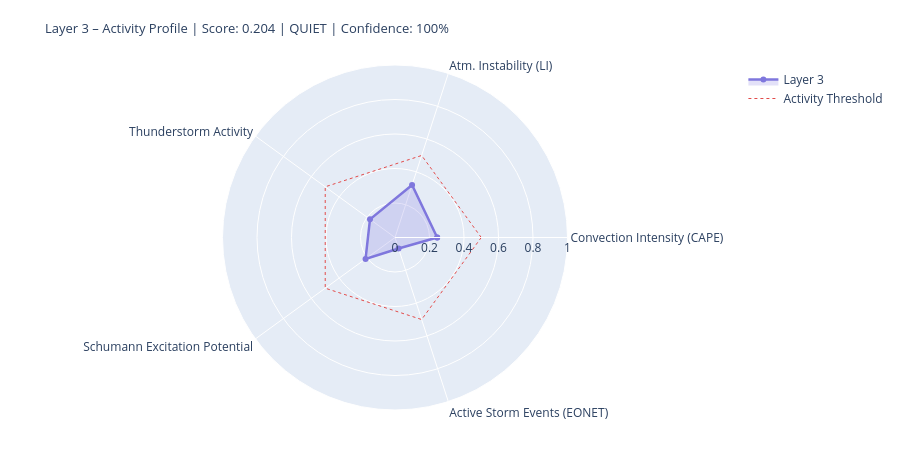

Write notebook code for a chart like this one.
### Markdown cell above
---
## 4. State Assessment & Handoff to Layer 4/5

### Code cell
# ============================================================
# LAYER-3-SCORE
# Five dynamic components
# ============================================================

def norm(v, lo, hi):
    if v is None or (isinstance(v, float) and math.isnan(v)): return None
    return round(max(0.0, min(1.0, (v - lo) / (hi - lo))), 4)

# --- 1) Convection intensity (global CAPE mean) ---
cape_mean = df_atm['cape'].dropna().mean() if not df_atm.empty else None
conv_score = norm(cape_mean, 0, 3000)
conv_src   = 'primary' if cape_mean is not None else 'missing'

# --- 2) Atmospheric instability (LI mean) ---
li_mean   = df_atm['li'].dropna().mean() if not df_atm.empty else None
# Negative LI = unstable → higher score
instab_score = norm(-li_mean if li_mean is not None else None, -6, 6)
instab_src   = 'primary' if li_mean is not None else 'missing'

# --- 3) Thunderstorm activity (mean thunder score + WMO count) ---
thunder_mean = df_atm['thunder_score'].mean() if not df_atm.empty else None
n_thunder    = int(df_atm['thunderstorm'].sum()) if not df_atm.empty else 0
thunder_score_val = norm(
    (thunder_mean or 0) * 0.7 + n_thunder * 0.1, 0, 1.0
) if thunder_mean is not None else None
thunder_src = 'primary'

# --- 4) Schumann excitation potential (weighted Schumann contribution) ---
schumann_pot = df_atm['schumann_contribution'].mean() if not df_atm.empty else None
# Boosted by Layer-2 thunderstorm trigger
if schumann_pot is not None and l2_thunder:
    schumann_pot = min(1.0, schumann_pot * 1.2)
schumann_score = norm(schumann_pot, 0, 1.0) if schumann_pot is not None else None
schumann_src   = 'derived'

# --- 5) Storm activity (NASA EONET) ---
# Distinction: None = data not loaded, 0.0 = loaded but no events
storm_score = None
storm_src   = 'missing'
if raw.get('storms') is not None:          # API reached successfully
    storm_score = norm(len(storm_events), 0, 30) if storm_events else 0.0
    storm_src   = 'primary'

# X-Ray and Kp: context only, not in dynamic score
# (X-Ray = Layer-0/4 driver; Kp = geomagnetic index, not a lightning proxy)
xray_context = None
if raw.get('xray'):
    df_xc = pd.DataFrame(raw['xray'])
    fc = next((c for c in df_xc.columns
               if any(k in c.lower() for k in ['flux','long']) and 'time' not in c.lower()),
              df_xc.columns[1])
    df_xc[fc] = pd.to_numeric(df_xc[fc], errors='coerce')
    xray_last = df_xc[fc].dropna().iloc[-1] if not df_xc[fc].dropna().empty else None
    if xray_last:
        xray_class = ('X' if xray_last>=1e-4 else 'M' if xray_last>=1e-5
                      else 'C' if xray_last>=1e-6 else 'B')
        xray_context = {'flux': float(xray_last), 'class': xray_class}
        print(f'X-Ray context: {xray_class}-class ({xray_last:.2e} W/m²)')

# --- Aggregate ---
COMPONENTS = {
    'Convection Intensity (CAPE)':  {'score': conv_score,       'source': conv_src,    'dynamic': True},
    'Atm. Instability (LI)':         {'score': instab_score,     'source': instab_src,  'dynamic': True},
    'Thunderstorm Activity':              {'score': thunder_score_val, 'source': thunder_src, 'dynamic': True},
    'Schumann Excitation Potential':   {'score': schumann_score,   'source': schumann_src,'dynamic': True},
    'Active Storm Events (EONET)': {'score': storm_score,      'source': storm_src,   'dynamic': True},
}

available   = {k: v['score'] for k, v in COMPONENTS.items() if v['score'] is not None}
unavailable = [k for k, v in COMPONENTS.items() if v['score'] is None]
layer3_score = round(sum(available.values()) / len(available), 4) if available else None
confidence   = round(len(available) / len(COMPONENTS), 2)
level = ('unknown' if layer3_score is None
         else 'quiet'   if layer3_score < 0.3
         else 'moderate' if layer3_score < 0.6
         else 'active')
dominant_l3 = max(available, key=available.get) if available else 'none'

# --- Ausgabe ---
W = 68
print('=' * W)
print('LAYER 3 – ATMOSPHERE / WEATHER / THUNDERSTORMS – STATE ASSESSMENT')
print('=' * W)
for name, comp in COMPONENTS.items():
    s = comp['score']
    if s is not None:
        bar = '█' * int(s * 20) + '░' * (20 - int(s * 20))
        print(f'  {name:<36} {bar}  {s:.3f}  [{comp["source"]}]')
    else:
        print(f'  {name:<36} {"─" * 20}  n/a   [missing]')
print('-' * W)
print(f'  Score:        {layer3_score:.3f}  ({len(available)}/{len(COMPONENTS)} components)')
print(f'  Confidence:   {confidence:.0%}')
print(f'  Level:        {level.upper()}')
print(f'  Dominant:     {dominant_l3}')
print(f'  CAPE mean:    {cape_mean:.0f} J/kg' if cape_mean else '  CAPE mean:    n/a')
print(f'  LI mean:      {li_mean:.1f} K' if li_mean is not None else '  LI mean:      n/a')
print(f'  Thunderstorms:{n_thunder} points (WMO)  +  {len(storm_events)} NASA EONET')
print('=' * W)

# Radar
cats   = list(available.keys())
vals_r = list(available.values())
if len(cats) >= 3:
    fig = go.Figure()
    fig.add_trace(go.Scatterpolar(
        r=vals_r + [vals_r[0]], theta=cats + [cats[0]],
        fill='toself', fillcolor='rgba(127,119,221,0.22)',
        line=dict(color='#7F77DD', width=2.5), name='Layer 3'
    ))
    fig.add_trace(go.Scatterpolar(
        r=[0.5] * (len(cats)+1), theta=cats + [cats[0]],
        line=dict(color='#E24B4A', dash='dot', width=1),
        mode='lines', name='Activity Threshold'
    ))
    fig.update_layout(
        title=dict(
            text=f'Layer 3 – Activity Profile | Score: {layer3_score:.3f} | {level.upper()} | Confidence: {confidence:.0%}',
            font=dict(size=13)
        ),
        polar=dict(radialaxis=dict(visible=True, range=[0, 1])),
        height=450, showlegend=True,
        margin=dict(l=60, r=60, t=65, b=40)
    )
    fig.show()

### Figure 1 — Plotly figure (JSON) as saved in the notebook; plotly's stock layout.template omitted (floating-point values rounded to 4 significant figures)
{"data": [{"fill": "toself", "fillcolor": "rgba(127,119,221,0.22)", "line": {"color": "#7F77DD", "width": 2.5}, "name": "Layer 3", "r": [0.2447, 0.32, 0.1792, 0.211, 0.0667, 0.2447], "theta": ["Convection Intensity (CAPE)", "Atm. Instability (LI)", "Thunderstorm Activity", "Schumann Excitation Potential", "Active Storm Events (EONET)", "Convection Intensity (CAPE)"], "type": "scatterpolar"}, {"line": {"color": "#E24B4A", "dash": "dot", "width": 1}, "mode": "lines", "name": "Activity Threshold", "r": [0.5, 0.5, 0.5, 0.5, 0.5, 0.5], "theta": ["Convection Intensity (CAPE)", "Atm. Instability (LI)", "Thunderstorm Activity", "Schumann Excitation Potential", "Active Storm Events (EONET)", "Convection Intensity (CAPE)"], "type": "scatterpolar"}], "layout": {"height": 450, "margin": {"b": 40, "l": 60, "r": 60, "t": 65}, "polar": {"radialaxis": {"range": [0, 1], "visible": true}}, "showlegend": true, "title": {"font": {"size": 13}, "text": "Layer 3 – Activity Profile | Score: 0.204 | QUIET | Confidence: 100%"}}}
